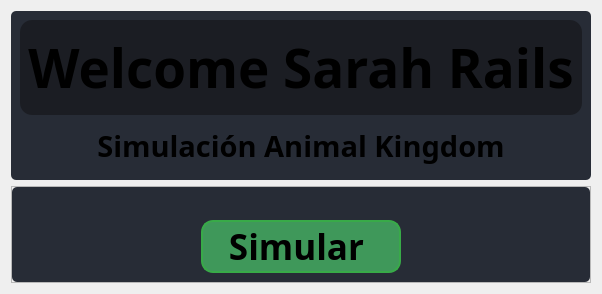
                  <widget class="QWidget" name="page_home">
                   <layout class="QVBoxLayout" name="verticalLayout_10">
                    <item>
                     <widget class="QFrame" name="frame_22">
                      <property name="minimumSize">
                       <size>
                        <width>0</width>
                        <height>150</height>
                       </size>
                      </property>
                      <property name="maximumSize">
                       <size>
                        <width>16777215</width>
                        <height>204</height>
                       </size>
                      </property>
                      <property name="styleSheet">
                       <string notr="true">background-color: rgb(39, 44, 54);
border-radius: 5px;</string>
                      </property>
                      <property name="frameShape">
                       <enum>QFrame::StyledPanel</enum>
                      </property>
                      <property name="frameShadow">
                       <enum>QFrame::Raised</enum>
                      </property>
                      <layout class="QVBoxLayout" name="verticalLayout_15">
                       <item>
                        <widget class="QFrame" name="frame_25">
                         <property name="minimumSize">
                          <size>
                           <width>0</width>
                           <height>95</height>
                          </size>
                         </property>
                         <property name="maximumSize">
                          <size>
                           <width>16777215</width>
                           <height>190</height>
                          </size>
                         </property>
                         <property name="styleSheet">
                          <string notr="true">QFrame {
	background-color: rgb(27, 29, 35);
	border: 0px solid ;
	border-radius: 12px;
	padding: 4px
}</string>
                         </property>
                         <property name="frameShape">
                          <enum>QFrame::StyledPanel</enum>
                         </property>
                         <property name="frameShadow">
                          <enum>QFrame::Raised</enum>
                         </property>
                         <layout class="QHBoxLayout" name="horizontalLayout_17">
                          <property name="spacing">
                           <number>0</number>
                          </property>
                          <property name="leftMargin">
                           <number>0</number>
                          </property>
                          <property name="topMargin">
                           <number>0</number>
                          </property>
                          <property name="rightMargin">
                           <number>0</number>
                          </property>
                          <property name="bottomMargin">
                           <number>0</number>
                          </property>
                          <item alignment="Qt::AlignHCenter">
                           <widget class="QLabel" name="label_6">
                            <property name="maximumSize">
                             <size>
                              <width>16777215</width>
                              <height>150</height>
                             </size>
                            </property>
                            <property name="font">
                             <font>
                              <family>Satoshi Black</family>
                              <pointsize>40</pointsize>
                              <weight>75</weight>
                              <bold>true</bold>
                             </font>
                            </property>
                            <property name="styleSheet">
                             <string notr="true"/>
                            </property>
                            <property name="text">
                             <string>Welcome Sarah Rails</string>
                            </property>
                            <property name="alignment">
                             <set>Qt::AlignCenter</set>
                            </property>
                           </widget>
                          </item>
                         </layout>
                        </widget>
                       </item>
                       <item>
                        <widget class="QFrame" name="frame_26">
                         <property name="frameShape">
                          <enum>QFrame::StyledPanel</enum>
                         </property>
                         <property name="frameShadow">
                          <enum>QFrame::Raised</enum>
                         </property>
                         <layout class="QHBoxLayout" name="horizontalLayout_12">
                          <property name="spacing">
                           <number>0</number>
                          </property>
                          <property name="leftMargin">
                           <number>0</number>
                          </property>
                          <property name="topMargin">
                           <number>0</number>
                          </property>
                          <property name="rightMargin">
                           <number>0</number>
                          </property>
                          <property name="bottomMargin">
                           <number>0</number>
                          </property>
                          <item>
                           <widget class="QLabel" name="label_7">
                            <property name="minimumSize">
                             <size>
                              <width>0</width>
                              <height>50</height>
                             </size>
                            </property>
                            <property name="maximumSize">
                             <size>
                              <width>16777215</width>
                              <height>100</height>
                             </size>
                            </property>
                            <property name="font">
                             <font>
                              <family>Satoshi Black</family>
                              <pointsize>22</pointsize>
                              <weight>75</weight>
                              <bold>true</bold>
                             </font>
                            </property>
                            <property name="styleSheet">
                             <string notr="true"/>
                            </property>
                            <property name="text">
                             <string>&lt;html&gt;&lt;head/&gt;&lt;body&gt;&lt;p&gt;Simulación Animal Kingdom&lt;/p&gt;&lt;/body&gt;&lt;/html&gt;</string>
                            </property>
                            <property name="alignment">
                             <set>Qt::AlignCenter</set>
                            </property>
                            <property name="wordWrap">
                             <bool>true</bool>
                            </property>
                           </widget>
                          </item>
                         </layout>
                        </widget>
                       </item>
                      </layout>
                     </widget>
                    </item>
                    <item>
                     <widget class="QFrame" name="frame">
                      <property name="frameShape">
                       <enum>QFrame::StyledPanel</enum>
                      </property>
                      <property name="frameShadow">
                       <enum>QFrame::Raised</enum>
                      </property>
                      <layout class="QHBoxLayout" name="horizontalLayout_9">
                       <property name="spacing">
                        <number>10</number>
                       </property>
                       <property name="leftMargin">
                        <number>0</number>
                       </property>
                       <property name="topMargin">
                        <number>0</number>
                       </property>
                       <property name="rightMargin">
                        <number>0</number>
                       </property>
                       <property name="bottomMargin">
                        <number>0</number>
                       </property>
                       <item>
                        <widget class="QFrame" name="frame_2">
                         <property name="styleSheet">
                          <string notr="true">background-color: rgb(39, 44, 54);
border-radius: 5px;</string>
                         </property>
                         <property name="frameShape">
                          <enum>QFrame::StyledPanel</enum>
                         </property>
                         <property name="frameShadow">
                          <enum>QFrame::Raised</enum>
                         </property>
                         <layout class="QVBoxLayout" name="verticalLayout_6">
                          <item>
                           <widget class="QFrame" name="frame_15">
                            <property name="maximumSize">
                             <size>
                              <width>16777215</width>
                              <height>300</height>
                             </size>
                            </property>
                            <property name="styleSheet">
                             <string notr="true">QFrame {
	background-image: url(:/bigSize/icons/bigSize/logoakbig.png);
	background-position: center;
	background-repeat: no-reperat;
	width: 20px;
}</string>
                            </property>
                            <property name="frameShape">
                             <enum>QFrame::StyledPanel</enum>
                            </property>
                            <property name="frameShadow">
                             <enum>QFrame::Raised</enum>
                            </property>
                            <layout class="QVBoxLayout" name="verticalLayout_11"/>
                           </widget>
                          </item>
                          <item alignment="Qt::AlignHCenter|Qt::AlignVCenter">
                           <widget class="QPushButton" name="BtnMenuSimu">
                            <property name="minimumSize">
                             <size>
                              <width>200</width>
                              <height>0</height>
                             </size>
                            </property>
                            <property name="maximumSize">
                             <size>
                              <width>600</width>
                              <height>100</height>
                             </size>
                            </property>
                            <property name="font">
                             <font>
                              <family>Satoshi Black</family>
                              <pointsize>26</pointsize>
                              <weight>75</weight>
                              <bold>true</bold>
                             </font>
                            </property>
                            <property name="autoFillBackground">
                             <bool>false</bool>
                            </property>
                            <property name="styleSheet">
                             <string notr="true">QPushButton {
	border: 2px solid rgb(56, 170, 72);
	border-radius: 12px;	
	background-color: rgb(63, 152, 90);
}

/* rgb(52, 59, 72)*/
QPushButton:hover {
	background-color: rgb(60, 198, 84);
	border: 2px solid rgb(60, 196, 72);
}
QPushButton:pressed {	
	background-color: rgb(37, 138, 26);
	border: 2px solid rgb(60, 196, 72);
}</string>
                            </property>
                            <property name="text">
                             <string>Simular </string>
                            </property>
                            <property name="flat">
                             <bool>false</bool>
                            </property>
                           </widget>
                          </item>
                         </layout>
                        </widget>
                       </item>
                      </layout>
                     </widget>
                    </item>
                   </layout>
                  </widget>
